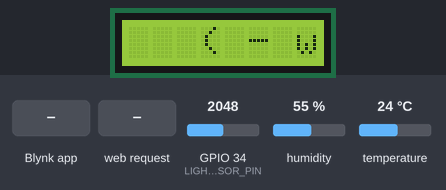
Bench run of a program on a simulated ESP32. On the bench: 8×1 character LCD. The inputs (shaded band) are chosen by the test bench; at power-on: GPIO 34 (LIGHT_SENSOR_PIN) = 2048, humidity 55 %, temperature 24 °C. WiFi joins after 1.5 s; servers stay silent unless stated; what the program prints to the serial monitor is not drawn.

Above: at 1.1 s.
At 4.8 s:
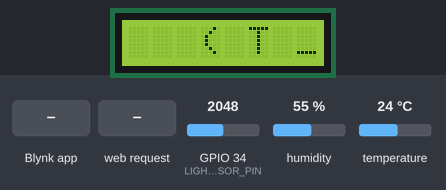
4.9 s: Blynk app writes 1 to V3
9.1 s: HTTP request GET /happy received
At 9.94 s:
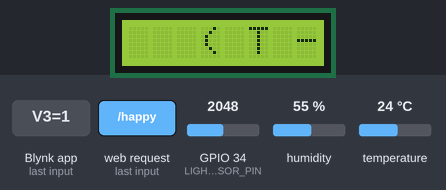
At 10.8 s:
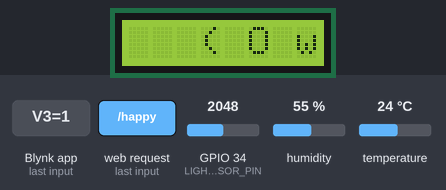
11.5 s: Blynk app writes 0 to V3
14.9 s: HTTP request GET /good received
19.1 s: Blynk app writes 1 to V5
20.6 s: HTTP request GET /sad received
Timing chart, 0 to 23.6 s (numbered marks = the images above; inputs shaded):
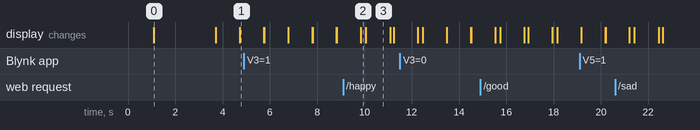

The program:

main.cpp
```cpp
// BLYNK
#define BLYNK_TEMPLATE_ID "TMPL6_45WajaT"
#define BLYNK_TEMPLATE_NAME "Project"
#define BLYNK_AUTH_TOKEN "qnQBhPFZ_9isQv_uPwe-Im3U--A2mEOp"

// FIREBASE
#define FIREBASE_API_KEY "AIzaSyDlku4rxvpDzrvbXsaa_PK__VbLUtF4GKY"
#define FIREBASE_DATABASE_URL "https://embreddedproject-default-rtdb.asia-southeast1.firebasedatabase.app/"

#include <Adafruit_Sensor.h>
#include <DHT.h>
#include <DHT_U.h>
#include <WiFi.h>
#include <BlynkSimpleEsp32.h>
#include <Adafruit_I2CDevice.h>
#include "FS.h"
#include <SPI.h>
#include <Adafruit_GFX.h>
#include <HTTPClient.h>
#include <Firebase_ESP_Client.h>
#include <addons/TokenHelper.h>
#include <addons/RTDBHelper.h>
#include <LiquidCrystal_I2C.h>

// LCD display setup
LiquidCrystal_I2C lcd(0x27, 8, 1);
String feeling = "happy";

// Wi-Fi credentials
const char *ssid = "punchpnp";
const char *password = "0955967996";

bool FB_signupOK = false;
FirebaseData fbdo;
FirebaseAuth auth;
FirebaseConfig config;

WiFiServer server(80); // Create a server that listens on port 80
WiFiClient client;

// Line Notify
const String LINE_TOKEN = "xVKToYyNrrXilrxvL71rmaFpl9CrHrRR3IA8FqnsZd0"; // Your Line Notify Token

// Temperature and Humidity Sensor
#define DHTPIN 4
#define DHTTYPE DHT11
DHT dht(DHTPIN, DHTTYPE);
float humidity = 0.0;
float temperature = 0.0;
String lightStatus = "Unknown";
unsigned long previousMillis = 0;
const unsigned long interval = 2000;

// SoilMoist (Query Firebase)
int soilMoistValue;

// Light Sensor
#define LIGHT_SENSOR_PIN 34 // ESP32 pin GIOP36 (ADC0)
int lightSensorValue = 0;

// Function enable/disable flags
bool ultrasonicEnabled = true;
bool humidtempEnabled = true;
bool lightSensorEnabled = true;

void displayFeeling(String mood)
{
  lcd.clear();

  if (mood == "happy")
  {
    lcd.setCursor(3, 0);
    lcd.print("( O w O )");
    delay(1000);
    lcd.clear();
    lcd.setCursor(3, 0);
    lcd.print("( - w - )");
  }
  else if (mood == "good")
  {
    lcd.setCursor(3, 0);
    lcd.print("( - _ - )");
    delay(1000);
    lcd.clear();
    lcd.setCursor(3, 0);
    lcd.print("( - O - )");
  }
  else if (mood == "sad")
  {
    lcd.setCursor(3, 0);
    lcd.print("( T _ T )");
    delay(1000);
    lcd.clear();
    lcd.setCursor(3, 0);
    lcd.print("( T - T )");
  }
}

void sendLineNotification(const String &message)
{
  if (WiFi.status() == WL_CONNECTED)
  {
    HTTPClient http;
    http.begin("https://notify-api.line.me/api/notify");
    http.addHeader("Content-Type", "application/x-www-form-urlencoded");
    http.addHeader("Authorization", "Bearer " + LINE_TOKEN);

    String payload = "message=" + message;
    delay(5000);
    int httpResponseCode = http.POST(payload);

    if (httpResponseCode == 200)
    {
      Serial.print("LINE Notify sent successfully. HTTP Response Code: ");
      Serial.println(httpResponseCode);
      Serial.println("\n");
    }
    else
    {
      Serial.print("Error sending LINE Notify. HTTP Response Code: ");
      Serial.println(httpResponseCode);
      Serial.println("\n");
    }
    http.end();
  }
  else
  {
    Serial.println("WiFi not connected. Cannot send LINE Notify.");
  }
}

void setup()
{
  Serial.begin(115200);
  dht.begin();
  analogSetAttenuation(ADC_11db);

  // Initialize the LCD
  lcd.init();
  lcd.backlight();
  displayFeeling(feeling);

  // Connect to Wi-Fi
  WiFi.begin(ssid, password);
  Serial.print("Connecting to WiFi...");
  while (WiFi.status() != WL_CONNECTED)
  {
    delay(1000);
    Serial.print("loading... ");
  }
  Serial.println();
  Serial.println("Connected to WiFi");
  Serial.print("IP Address: ");
  Serial.println(WiFi.localIP());

  // Initialize Blynk
  Blynk.begin(BLYNK_AUTH_TOKEN, ssid, password);

  Blynk.begin(BLYNK_AUTH_TOKEN, ssid, password);
  if (Blynk.connected())
    Serial.println("Blynk connected!");
  else
    Serial.println("Blynk connection failed!");

  // Initialize Firebase
  config.api_key = FIREBASE_API_KEY;
  config.database_url = FIREBASE_DATABASE_URL;
  if (Firebase.signUp(&config, &auth, "", ""))
  {
    Serial.println("Firebase sign up OK!");
    FB_signupOK = true;
  }
  else
  {
    Serial.printf("%s\n", config.signer.signupError.message.c_str());
    Serial.println("Firebase sign up failed!");
  }
  config.token_status_callback = tokenStatusCallback;
  Firebase.begin(&config, &auth);
  Firebase.reconnectWiFi(true);

  // Start the server
  server.begin();
  Serial.println("Server started");
}

void humidtemp()
{
  unsigned long currentMillis = millis();
  if (currentMillis - previousMillis >= interval)
  {
    previousMillis = currentMillis;

    if (humidtempEnabled)
    {
      humidity = dht.readHumidity();
      temperature = dht.readTemperature();

      if (isnan(humidity) || isnan(temperature))
      {
        Serial.println("Failed to read from DHT sensor!");
      }
      else
      {
        Blynk.virtualWrite(V1, humidity);
        Blynk.virtualWrite(V2, temperature);

        Serial.print("Measured Humidity: ");
        Serial.print(humidity);
        Serial.println(" %");
        Serial.print("Measured Temperature: ");
        Serial.print(temperature);
        Serial.println(" *C");
      }
    }
  }
}

void handleSoilMoistureClient(WiFiClient &client, String data)
{
  Serial.print("Data received: ");
  Serial.println(data);
  if (data != "water")
  {
    Serial.println("Soil Moisture does not meet the condition.");
  }
  else
  {
    client.println("openPump");
    Serial.println("Data(Water pump on) sent back to the client.");
  }
}

void handleUltrasonicClient(WiFiClient &client, String data)
{
  if (ultrasonicEnabled)
  {
    float distance = data.toFloat();

    if (distance >= 7.50)
    {
      String message = "น้ำใกล้หมดถัง";
      sendLineNotification(message);
      Serial.println("Notification sent to LINE: น้ำหมดถัง");
    }
    else
    {
      Serial.println("Distance does not meet the condition.");
    }

    client.println(data);
    Serial.println("Data sent back to the client.");
  }
}

void handleHumidityTemperatureClient(WiFiClient &client)
{
  if (humidtempEnabled)
  {
    // Read humidity and temperature sensor
    humidity = dht.readHumidity();
    temperature = dht.readTemperature();

    client.print("Humidity: ");
    client.print(humidity);
    client.print(" %\t");
    client.print("Temperature: ");
    client.print(temperature);
    client.println(" *C");
    Serial.println("Sent humidity and temperature data to client.");
  }
}

void handleLightSensorClient(WiFiClient &client)
{
  if (lightSensorEnabled)
  {
    lightSensorValue = analogRead(LIGHT_SENSOR_PIN); // อ่านค่าจากเซ็นเซอร์แสง

    lightStatus = "Unknown";
    if (lightSensorValue < 400)
    {
      lightStatus = "Dim";
    }
    else if ((lightSensorValue >= 400) && (lightSensorValue <= 600))
    {
      lightStatus = "Light";
    }
    else
    {
      lightStatus = "Bright";
    }

    Blynk.virtualWrite(V7, lightSensorValue);

    client.print("Light Status: ");
    client.println(lightStatus);
    Serial.print("handleLight: ");
    Serial.println(lightStatus);
    Serial.println(lightStatus);
  }
}

void handleFeeling()
{
  if (isnan(lightSensorValue) || isnan(temperature) || isnan(humidity))
  {
    Serial.println("Some data are missed!");
    return;
  }
  if ((lightSensorValue >= 600) && (temperature >= 22 && temperature <= 28) && (humidity >= 50 && humidity <= 70))
  {
    feeling = "happy";
  }
  else if ((lightSensorValue >= 400 && lightSensorValue < 600) && (temperature >= 18 && temperature < 22) && (humidity >= 40 && humidity < 50))
  {
    feeling = "good";
  }
  else
  {
    feeling = "sad";
  }
}

void feelingLoop()
{
  handleFeeling();
  if (feeling == "happy")
  {
    displayFeeling("happy");
  }
  else if (feeling == "good")
  {
    displayFeeling("good");
  }
  else if (feeling == "sad")
  {
    displayFeeling("sad");
  }
}

void collectAndStoreAllSensorData()
{
  if (Firebase.ready() && FB_signupOK)
  {
    if (isnan(humidity) && isnan(temperature) && isnan(lightSensorValue))
    {
      Serial.println("Firebase: Failed to read from DHT sensor!");
      return;
    }

    // Create a JSON object
    FirebaseJson json;
    json.set("timestamp", String(millis())); // Add a timestamp
    json.set("humidity", humidity);
    json.set("temperature", temperature);
    json.set("lightValue", lightSensorValue);
    json.set("lightStatus", lightStatus);
    json.set("Status", feeling);

    // Convert JSON object to string
    String jsonData;
    json.toString(jsonData, true);

    // Push the JSON object to Firebase
    if (Firebase.RTDB.pushJSON(&fbdo, "Server/SensorData", &json))
    {
      Serial.println("Successfully stored combined sensor data:");
      Serial.println(jsonData);
    }
    else
    {
      Serial.println("Failed to store sensor data: " + fbdo.errorReason());
    }
  }
}

void loop()
{
  Blynk.run();
  feelingLoop();
  client = server.available();
  if (client)
  {
    Serial.println("Client connected");
    while (client.connected())
    {
      // test ultrasonic sensor
      String data = client.readStringUntil('\n');
      data.trim();

      // Handle different sensor data
      if (humidtempEnabled)
        humidtemp();
      Serial.println("-----------------------------");
      handleHumidityTemperatureClient(client);
      Serial.println("-----------------------------");
      handleSoilMoistureClient(client, data);
      Serial.println("-----------------------------");
      handleLightSensorClient(client);
      Serial.println("-----------------------------");
      collectAndStoreAllSensorData();
      feelingLoop();
    }
    client.stop();
    Serial.println("Client disconnected");
  }
}

BLYNK_WRITE(V3) // Button for enable/disable ultrasonic
{
  int pinValue = param.asInt();
  ultrasonicEnabled = (pinValue == 1);
  if (ultrasonicEnabled)
    Serial.println("Ultrasonic function enabled.");
  else
    Serial.println("Ultrasonic function disabled.");
}

BLYNK_WRITE(V5) // Button for enable/disable Humid and Temperate
{
  int pinValue = param.asInt();
  humidtempEnabled = (pinValue == 1);
  if (humidtempEnabled)
    Serial.println("Humidity and Temperate function enabled.");
  else
    Serial.println("Humidity and Temperate function disabled.");
}
```

Measured:
- what the display in image 0 shows lasts 2.6 s, from 1.1 s to 3.7 s
- what the display in image 3 shows lasts 1.0 s, from 10.1 s to 11.1 s
